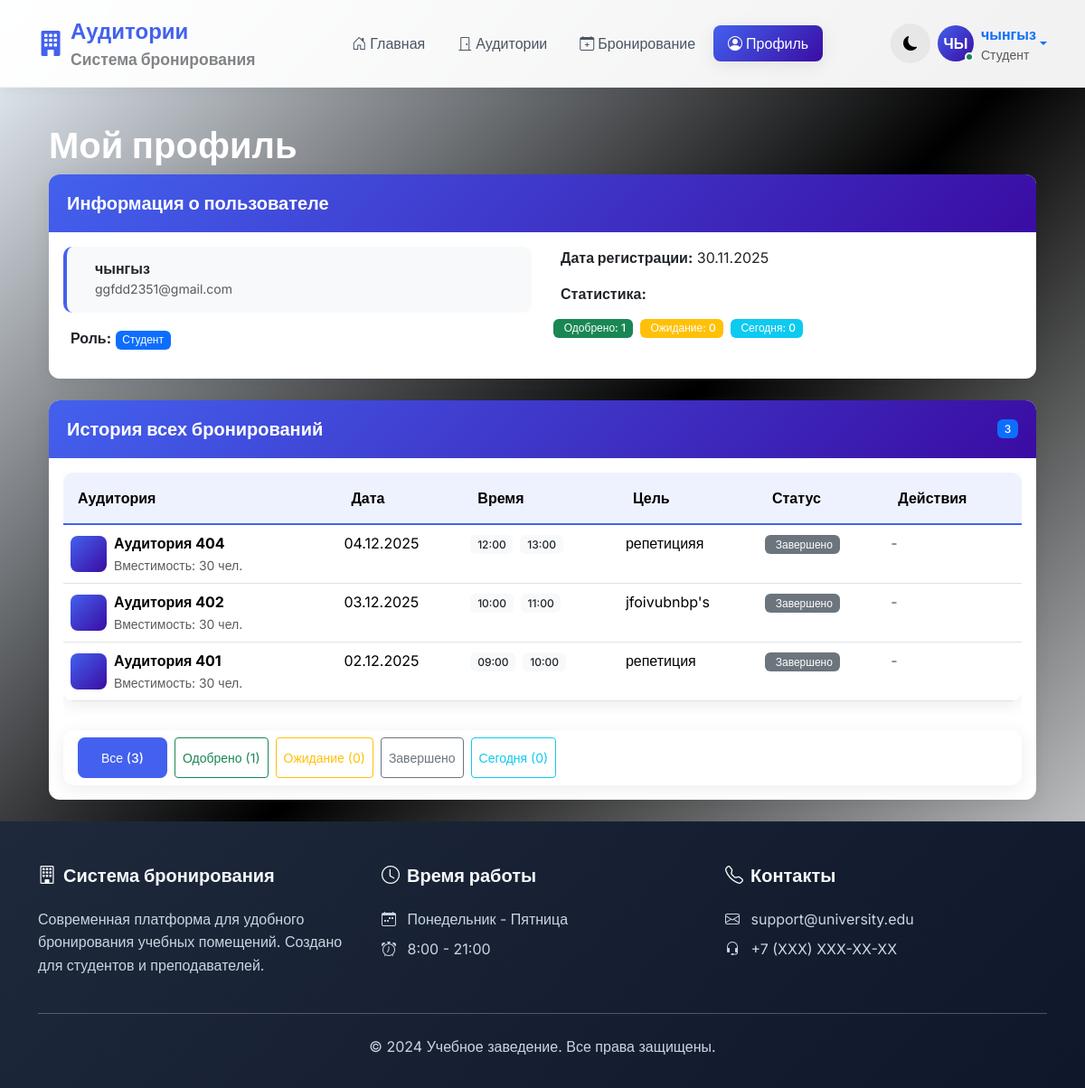
Before: /profile (signed in) with the older database file.
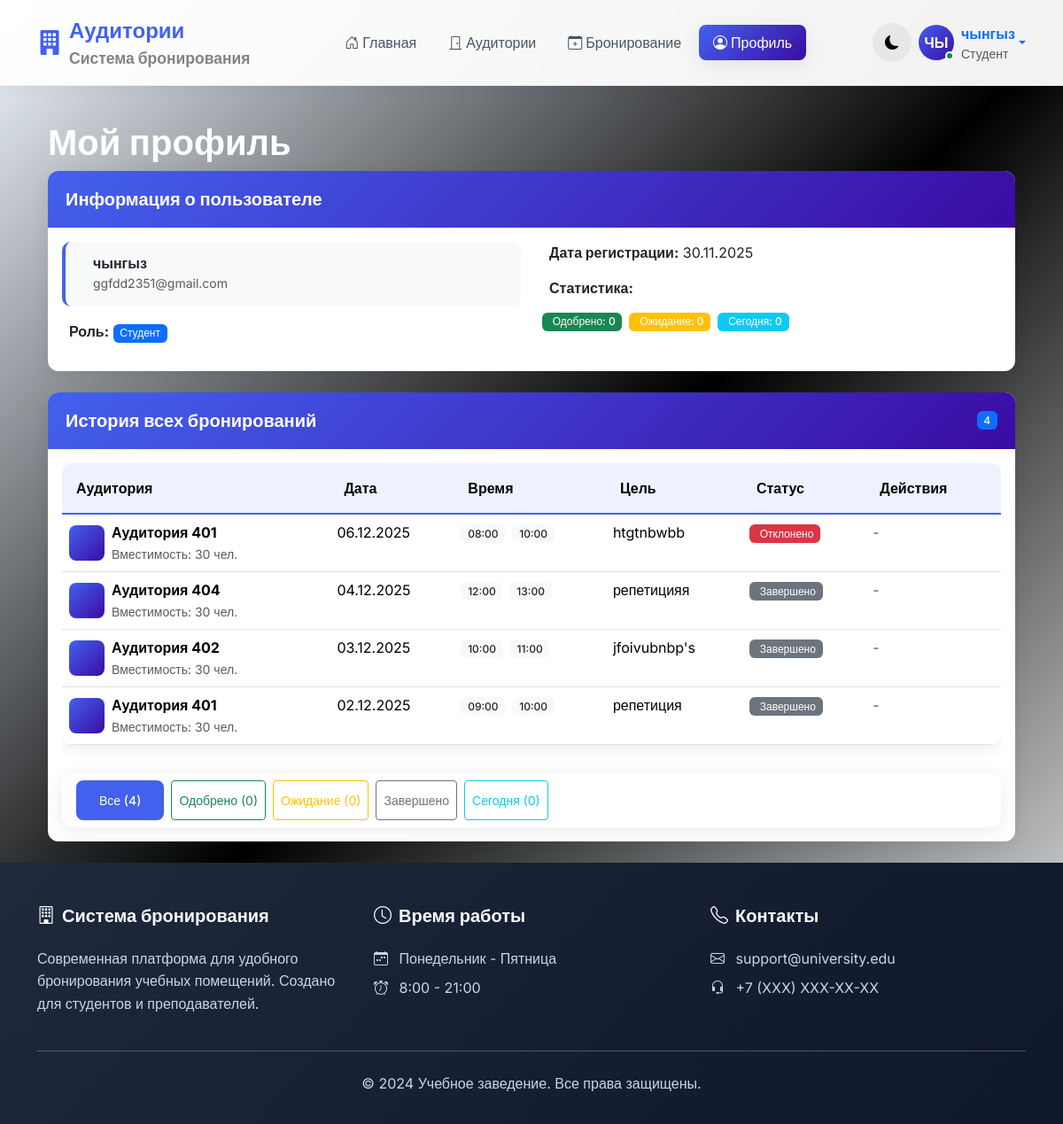
After: the same page with the newer database file.
### app/models.py (models this page shows, shortened)
class Booking(db.Model):
    __tablename__ = 'booking'
    id = db.Column(db.Integer, primary_key=True)
    user_id = db.Column(db.Integer, db.ForeignKey('user.id'), nullable=False)
    classroom_id = db.Column(db.Integer, db.ForeignKey('classroom.id'), nullable=False)
    booking_date = db.Column(db.Date, nullable=False)
    start_time = db.Column(db.Time, nullable=False)
    end_time = db.Column(db.Time, nullable=False)
    purpose = db.Column(db.String(200), nullable=False)
    status = db.Column(db.String(20), default='pending')
    created_at = db.Column(db.DateTime, default=datetime.utcnow)
    recurring_booking_id = db.Column(db.Integer, db.ForeignKey('recurring_booking.id'), nullable=True)
    recurring_booking = db.relationship('RecurringBooking', backref='generated_bookings')

class Classroom(db.Model):
    __tablename__ = 'classroom'
    id = db.Column(db.Integer, primary_key=True)
    room_number = db.Column(db.String(20), unique=True, nullable=False)
    capacity = db.Column(db.Integer, nullable=False)
    floor = db.Column(db.Integer, nullable=False)
    has_projector = db.Column(db.Boolean, default=False)
    has_computers = db.Column(db.Boolean, default=False)
    is_active = db.Column(db.Boolean, default=True)
    bookings = db.relationship('Booking', backref='classroom', lazy='dynamic')

### app/routes.py (the view)
@main_bp.route('/profile')
@login_required
def profile():
    try:
        auto_complete_past_bookings()
        user_bookings = Booking.query.filter_by(user_id=current_user.id).order_by(
            Booking.booking_date.desc(),
            Booking.start_time.desc()
        ).all()
        user_queue_entries = BookingQueue.query.filter_by(user_id=current_user.id).order_by(
            BookingQueue.booking_date.desc(),
            BookingQueue.start_time.desc()
        ).all()
        return render_template('profile.html',
                             title='Мой профиль',
                             bookings=user_bookings,
                             queue_entries=user_queue_entries,
                             current_date=date.today())
    except Exception as e:
        flash('Ошибка загрузки данных профиля.', 'danger')
        return render_template('profile.html',
                             title='Мой профиль',
                             bookings=[],
                             queue_entries=[],
                             current_date=date.today())

### app/models.py (called while the page is built)
@login_manager.user_loader
def load_user(user_id):
    return User.query.get(int(user_id))

### app/routes.py (called while the page is built)
@main_bp.context_processor
def inject_now():
    return {'now': datetime.now()}

def auto_complete_past_bookings():
    now = datetime.now()
    current_time = now.time()
    current_date = now.date()
    expired_bookings = Booking.query.filter(
        ((Booking.booking_date < current_date) |
         ((Booking.booking_date == current_date) & (Booking.end_time < current_time))),
        Booking.status.in_(['approved', 'pending'])
    ).all()
    for booking in expired_bookings:
        booking.status = 'completed'
    if expired_bookings:
        db.session.commit()
        print(f"Автоматически завершено {len(expired_bookings)} бронирований")

### app/templates/profile.html (shortened to what the changed rows need)
{% extends "base.html" %} {% block content %}
<div class="container">
  <div class="row">
    <div class="col-md-12">
      <h1 class="text-white"> Мой профиль</h1>
      <div class="card mb-4">
        <div class="card-body">
          <div class="row">
            <div class="col-md-6">
              <div class="d-flex flex-wrap gap-2">
                <span class="badge bg-success">
                  Одобрено: {{ bookings|selectattr('status', 'equalto', 'approved')|list|length }}
                </span>
                <span class="badge bg-warning">
                  Ожидание: {{ bookings|selectattr('status', 'equalto', 'pending')|list|length }}
                </span>
                <span class="badge bg-info">
                  Сегодня: {{ bookings|selectattr('booking_date', 'equalto',
                  current_date)|list|length }}
                </span>
              </div>
            </div>
          </div>
        </div>
      </div>
      {% set today_bookings = bookings|selectattr('booking_date', 'equalto', current_date)|list %}
      {% set active_today_bookings = today_bookings|selectattr('status', 'in', ['approved',
      'pending'])|list %}
      <div class="card">
        <div class="card-header">
          <div class="d-flex justify-content-between align-items-center">
            <h5 class="mb-0"> История всех бронирований</h5>
            <span class="badge bg-primary">{{ bookings|length }}</span>
          </div>
        </div>
        <div class="card-body">
          {% if bookings %}
          <div class="table-responsive">
            <table class="table table-hover">
              <thead>
                <tr>
                  <th>Аудитория</th>
                  <th>Дата</th>
                  <th>Время</th>
                  <th>Цель</th>
                  <th>Статус</th>
                  <th>Действия</th>
                </tr>
              </thead>
              <tbody>
                {% for booking in bookings %}
                <tr class="{% if booking.booking_date == current_date %}table-info{% endif %}">
                  <td>
                    <div class="d-flex align-items-center">
                      <div class="classroom-icon me-2">
                      </div>
                      <div>
                        <strong>Аудитория {{ booking.classroom.room_number }}</strong><br />
                        <small class="text-muted">
                          Вместимость: {{ booking.classroom.capacity }} чел.
                        </small>
                      </div>
                    </div>
                  </td>
                  <td>
                    {{ booking.booking_date.strftime('%d.%m.%Y') }}
                  </td>
                  <td>
                    <div class="time-slot">
                      <span class="badge bg-light text-dark"
                        >{{ booking.start_time.strftime('%H:%M') }}</span
                      >
                      <span class="badge bg-light text-dark"
                        >{{ booking.end_time.strftime('%H:%M') }}</span
                      >
                    </div>
                  </td>
                  <td>
                    <div class="booking-purpose">
                      {{ booking.purpose|truncate(40) }}
                    </div>
                  </td>
                  <td>
                    {% if booking.status == 'approved' %} {% if booking.booking_date < current_date
                    or (booking.booking_date == current_date and booking.end_time < now.time()) %}
                    <span class="badge bg-secondary">
                      Завершено
                    </span>
                    {% elif booking.start_time <= now.time() and booking.end_time > now.time() %}
                    <span class="badge bg-success"> <i class="fas fa-play me-1"></i>Активно </span>
                    {% else %}
                    <span class="badge bg-success">
                      <i class="fas fa-check me-1"></i>Одобрено
                    </span>
                    {% endif %} {% elif booking.status == 'pending' %}
                    <span class="badge bg-warning">
                      <i class="fas fa-clock me-1"></i>Ожидание
                    </span>
                    {% elif booking.status == 'completed' %}
                    <span class="badge bg-secondary">
                      Завершено
                    </span>
                    {% else %}
                    <span class="badge bg-danger">
                      Отклонено
                    </span>
                    {% endif %}
                  </td>
                  <td>
                    {% if booking.booking_date >= current_date and booking.status in ['approved',
                    'pending'] %}
                    <div class="btn-group btn-group-sm">
                      <a
                        href="{{ url_for('main.cancel_booking', booking_id=booking.id) }}"
                        class="btn btn-outline-danger"
                        onclick="return confirm('Отменить это бронирование?')"
                        data-bs-toggle="tooltip"
                        title="Отменить"
                      >
                        <i class="fas fa-times"></i>
                      </a>
                      {% if booking.status == 'pending' and current_user.role == 'teacher' %}
                      <a
                        href="{{ url_for('main.approve_booking', booking_id=booking.id) }}"
                        class="btn btn-outline-success"
                        data-bs-toggle="tooltip"
                        title="Одобрить"
                      >
                        <i class="fas fa-check"></i>
                      </a>
                      {% endif %}
                    </div>
                    {% else %}
                    <span class="text-muted">-</span>
                    {% endif %}
                  </td>
                </tr>
                {% endfor %}
              </tbody>
            </table>
          </div>
          <div class="row mt-3">
            <div class="col-md-12">
              <div class="card">
                <div class="card-body py-2">
                  <div class="d-flex flex-wrap gap-2">
                    <button
                      class="btn btn-sm btn-outline-primary active filter-btn"
                      data-filter="all"
                    >
                      Все ({{ bookings|length }})
                    </button>
                    <button
                      class="btn btn-sm btn-outline-success filter-btn"
                      data-filter="approved"
                    >
                      Одобрено ({{ bookings|selectattr('status', 'equalto', 'approved')|list|length
                      }})
                    </button>
                    <button class="btn btn-sm btn-outline-warning filter-btn" data-filter="pending">
                      Ожидание ({{ bookings|selectattr('status', 'equalto', 'pending')|list|length
                      }})
                    </button>
                    <button
                      class="btn btn-sm btn-outline-secondary filter-btn"
                      data-filter="completed"
                    >
                      Завершено
                    </button>
                    <button class="btn btn-sm btn-outline-info filter-btn" data-filter="today">
                      Сегодня ({{ today_bookings|length }})
                    </button>
                  </div>
                </div>
              </div>
            </div>
          </div>
          {% endif %}
        </div>
      </div>
    </div>
  </div>
</div>
{% endblock %}

Changed rows visible on the page:
added Booking: classroom.room_number "401", classroom.capacity "30", booking_date "06.12.2025", start_time "08:00", end_time "10:00", purpose "htgtnbwbb", status "Отклонено"
changed Booking "репетицияя": status "approved" → "completed" (drawn)
Other visible differences:
{{ bookings|selectattr('status', 'equalto', 'approved')|list|length }}: "1" → "0"
{{ bookings|length }}: "3" → "4"
